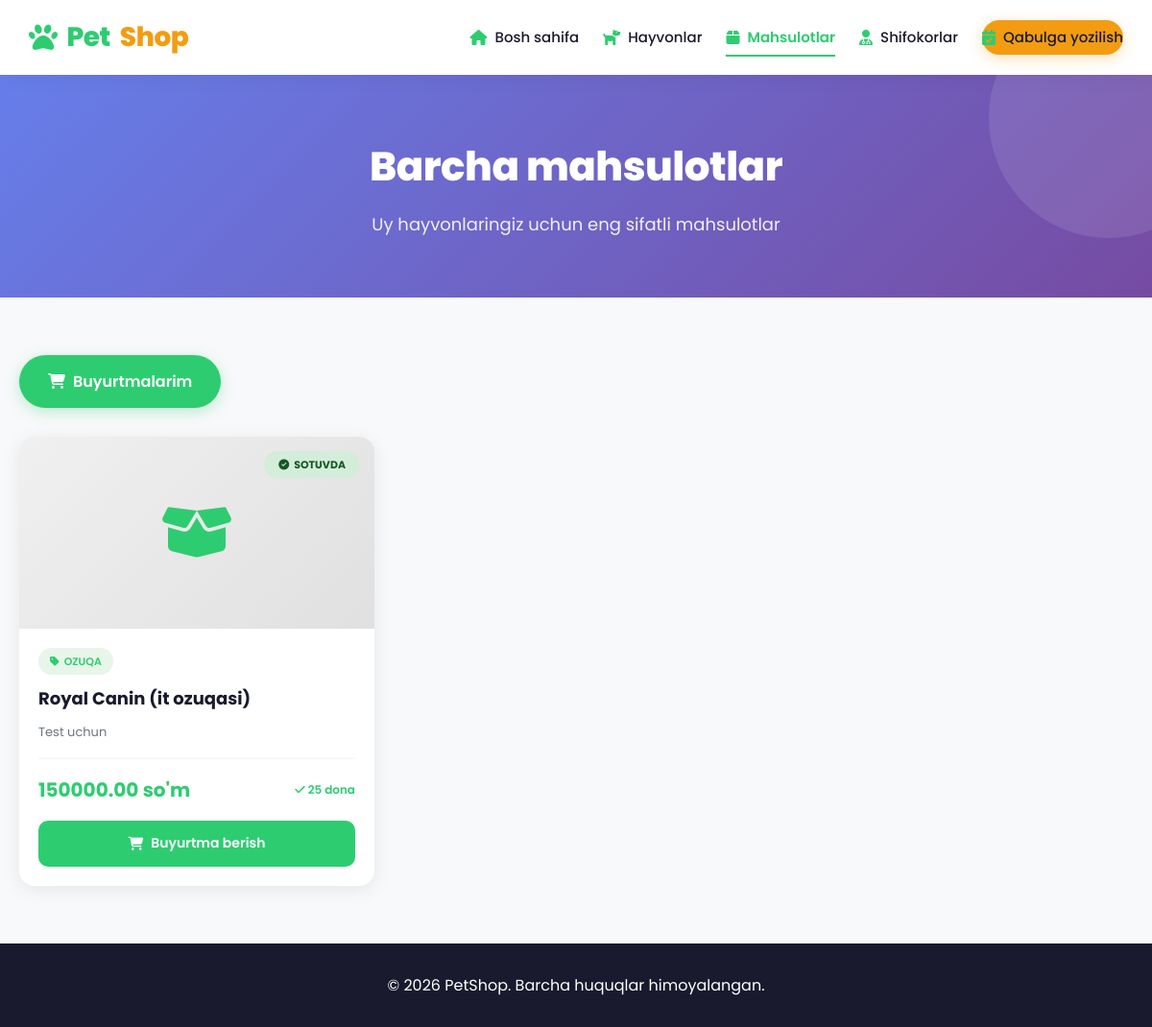
/mahsulotlar/, run on the app's committed database.
### core/models.py (models this page shows, shortened)
class Product(models.Model):
    name = models.CharField(max_length=200)
    description = models.TextField(blank=True, null=True)
    price = models.DecimalField(max_digits=10, decimal_places=2)
    stock = models.IntegerField(default=0)
    category = models.ForeignKey(Category, on_delete=models.CASCADE, related_name='products')
    created_at = models.DateTimeField(auto_now_add=True)

class Category(models.Model):
    name = models.CharField(max_length=100)
    animal_type = models.ForeignKey(AnimalType, on_delete=models.CASCADE, related_name='categories')

### core/views.py (the view)
# urls.py: path('mahsulotlar/', views.product_list, name='product_list'),
def product_list(request):
    products = Product.objects.all()
    return render(request, 'core/product_list.html', {'products': products})

### core/templates/core/product_list.html (shortened to what this page needs)
<!DOCTYPE html>
<html lang="uz">
<head>
    <link rel="stylesheet" href="https://cdnjs.cloudflare.com/ajax/libs/font-awesome/6.5.1/css/all.min.css">
</head>
<body>
    <header>
        <nav>
            <a href="/" class="logo">
                <i class="fas fa-paw logo-icon"></i>
                Pet<span>Shop</span>
            </a>
            <ul class="nav-links" id="navLinks">
                <li><a href="/"><i class="fas fa-home"></i> Bosh sahifa</a></li>
                <li><a href="/hayvonlar/"><i class="fas fa-dog"></i> Hayvonlar</a></li>
                <li><a href="/mahsulotlar/" class="active"><i class="fas fa-box"></i> Mahsulotlar</a></li>
                <li><a href="/shifokorlar/"><i class="fas fa-user-md"></i> Shifokorlar</a></li>
                <li><a href="/qabul/" class="btn-appointment"><i class="fas fa-calendar-check"></i> Qabulga yozilish</a></li>
            </ul>
        </nav>
    </header>
    <div class="page-header">
        <h1>Barcha mahsulotlar</h1>
        <p>Uy hayvonlaringiz uchun eng sifatli mahsulotlar</p>
    </div>
    <div class="container">
        <a href="/buyurtmalar/" class="btn-orders"><i class="fas fa-shopping-cart"></i> Buyurtmalarim</a>
        {% if products %}
        <div class="product-grid">
            {% for product in products %}
            <div class="product-card">
                <div class="product-image">
                    <i class="fas fa-box-open"></i>
                    {% if product.stock > 10 %}
                    <span class="product-badge badge-available"><i class="fas fa-check-circle"></i> Sotuvda</span>
                    {% elif product.stock > 0 %}
                    <span class="product-badge badge-low"><i class="fas fa-exclamation-circle"></i> Oz qolgan</span>
                    {% else %}
                    <span class="product-badge badge-out"><i class="fas fa-times-circle"></i> Yo'q</span>
                    {% endif %}
                </div>
                <div class="product-info">
                    <span class="product-category"><i class="fas fa-tag"></i> {{ product.category.name }}</span>
                    <div class="product-name">{{ product.name }}</div>
                    <p class="product-description">{{ product.description|truncatechars:60 }}</p>
                    <div class="product-footer">
                        <div class="product-price">{{ product.price }} so'm</div>
                        <div class="product-stock">
                            {% if product.stock > 10 %}
                            <span class="stock-available"><i class="fas fa-check"></i> {{ product.stock }} dona</span>
                            {% elif product.stock > 0 %}
                            <span class="stock-low"><i class="fas fa-exclamation-triangle"></i> {{ product.stock }} dona</span>
                            {% else %}
                            <span class="stock-out"><i class="fas fa-times"></i> Tugagan</span>
                            {% endif %}
                        </div>
                    </div>
                    {% if product.stock > 0 %}
                    <a href="/buyurtma/{{ product.id }}/" class="btn-order">
                        <i class="fas fa-shopping-cart"></i> Buyurtma berish
                    </a>
                    {% else %}
                    <a href="#" class="btn-order disabled">
                        <i class="fas fa-times-circle"></i> Tugagan
                    </a>
                    {% endif %}
                </div>
            </div>
            {% endfor %}
        </div>
        {% else %}
        <div class="no-products">
            <i class="fas fa-box-open"></i>
            <p>Hozircha mahsulotlar mavjud emas</p>
        </div>
        {% endif %}
    </div>
    <footer>
        &copy; 2026 PetShop. Barcha huquqlar himoyalangan.
    </footer>
</body>
</html>

### data on the page
Product: shows "SOTUVDA", category.name "OZUQA", name "Royal Canin (it ozuqasi)", description "Test uchun", price "150000.00", stock "25"
